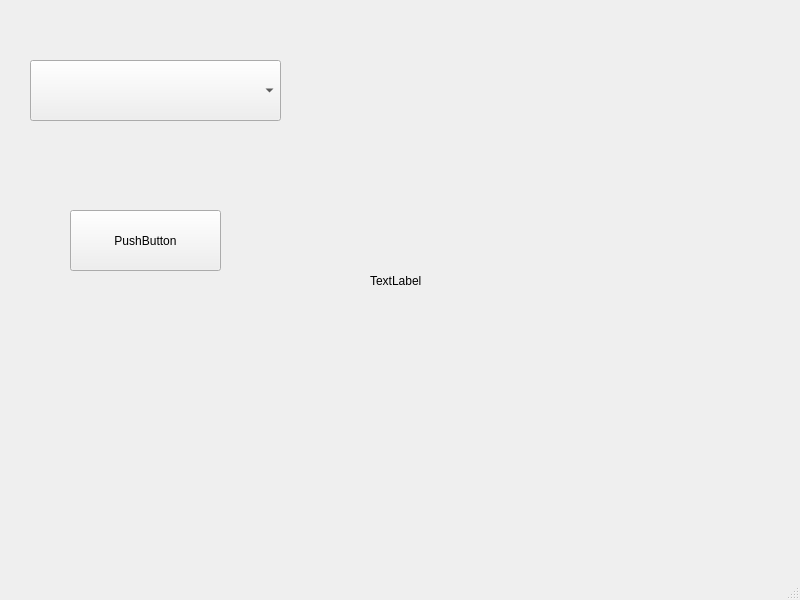
<?xml version="1.0" encoding="UTF-8"?>
<ui version="4.0">
 <class>MainWindow</class>
 <widget class="QMainWindow" name="MainWindow">
  <property name="geometry">
   <rect>
    <x>0</x>
    <y>0</y>
    <width>800</width>
    <height>600</height>
   </rect>
  </property>
  <property name="windowTitle">
   <string>MainWindow</string>
  </property>
  <widget class="QWidget" name="centralwidget">
   <widget class="QComboBox" name="comboBox">
    <property name="geometry">
     <rect>
      <x>30</x>
      <y>60</y>
      <width>251</width>
      <height>61</height>
     </rect>
    </property>
    <property name="currentText">
     <string/>
    </property>
   </widget>
   <widget class="QLabel" name="label">
    <property name="geometry">
     <rect>
      <x>370</x>
      <y>60</y>
      <width>351</width>
      <height>441</height>
     </rect>
    </property>
    <property name="text">
     <string>TextLabel</string>
    </property>
   </widget>
   <widget class="QPushButton" name="pushButton">
    <property name="geometry">
     <rect>
      <x>70</x>
      <y>210</y>
      <width>151</width>
      <height>61</height>
     </rect>
    </property>
    <property name="text">
     <string>PushButton</string>
    </property>
   </widget>
  </widget>
  <widget class="QMenuBar" name="menubar">
   <property name="geometry">
    <rect>
     <x>0</x>
     <y>0</y>
     <width>800</width>
     <height>21</height>
    </rect>
   </property>
  </widget>
  <widget class="QStatusBar" name="statusbar"/>
 </widget>
 <resources/>
 <connections/>
</ui>
